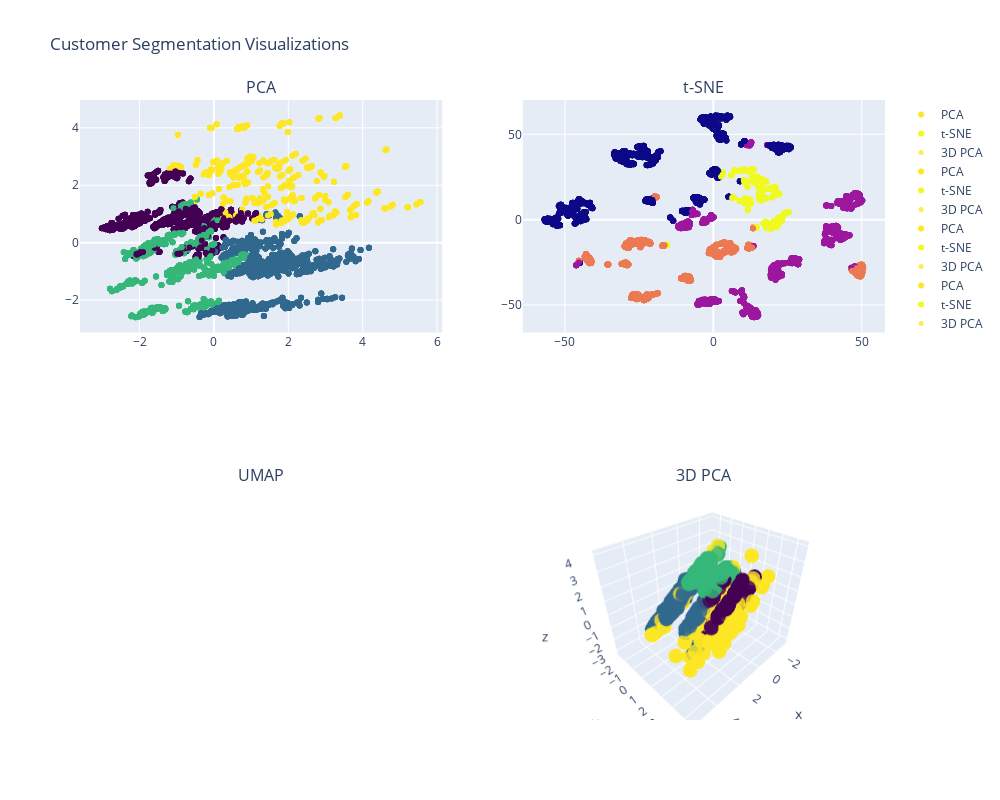

Source (notebook cell):
### Code cell
# Add PCA scatter plot
fig.add_trace(
    go.Scatter(
        x=X_pca[:, 0], y=X_pca[:, 1],
        mode='markers',
        marker=dict(color=kmeans_labels, colorscale='Viridis', showscale=False),
        name='PCA'
    ),
    row=1, col=1
)

# Add t-SNE scatter plot
fig.add_trace(
    go.Scatter(
        x=X_tsne[:, 0], y=X_tsne[:, 1],
        mode='markers',
        marker=dict(color=kmeans_labels, colorscale='Plasma', showscale=False),
        name='t-SNE'
    ),
    row=1, col=2
)

# Add UMAP scatter plot (Disabled - written as comment only)
# fig.add_trace(
#     go.Scatter(
#         x=X_umap[:, 0], y=X_umap[:, 1],
#         mode='markers',
#         marker=dict(color=kmeans_labels, colorscale='Rainbow', showscale=False),
#         name='UMAP'
#     ),
#     row=2, col=1
# )



fig.add_trace(
    go.Scatter3d(
        x=X_pca_3d[:, 0], y=X_pca_3d[:, 1], z=X_pca_3d[:, 2],
        mode='markers',
        marker=dict(size=5, color=kmeans_labels, colorscale='Viridis', opacity=0.8),
        name='3D PCA'
    ),
    row=2, col=2
)

fig.update_layout(height=800, width=1000, title_text="Customer Segmentation Visualizations")
fig.show()

### Figure 1 — Plotly figure (JSON) as saved in the notebook; plotly's stock layout.template omitted (floating-point values rounded to 4 significant figures; data arrays with more than 128 entries replaced by an {"elided": "..."} marker saying what was removed)
{"data": [{"marker": {"color": {"elided": "2000 int values"}, "colorscale": [[0, "#440154"], [0.1111, "#482878"], [0.2222, "#3e4989"], [0.3333, "#31688e"], [0.4444, "#26828e"], [0.5556, "#1f9e89"], [0.6667, "#35b779"], [0.7778, "#6ece58"], [0.8889, "#b5de2b"], [1, "#fde725"]], "showscale": false}, "mode": "markers", "name": "PCA", "type": "scatter", "x": {"elided": "2000 float values"}, "xaxis": "x", "y": {"elided": "2000 float values"}, "yaxis": "y"}, {"marker": {"color": {"elided": "2000 int values"}, "colorscale": [[0, "#0d0887"], [0.1111, "#46039f"], [0.2222, "#7201a8"], [0.3333, "#9c179e"], [0.4444, "#bd3786"], [0.5556, "#d8576b"], [0.6667, "#ed7953"], [0.7778, "#fb9f3a"], [0.8889, "#fdca26"], [1, "#f0f921"]], "showscale": false}, "mode": "markers", "name": "t-SNE", "type": "scatter", "x": {"elided": "2000 float values"}, "xaxis": "x2", "y": {"elided": "2000 float values"}, "yaxis": "y2"}, {"marker": {"color": {"elided": "2000 int values"}, "colorscale": [[0, "#440154"], [0.1111, "#482878"], [0.2222, "#3e4989"], [0.3333, "#31688e"], [0.4444, "#26828e"], [0.5556, "#1f9e89"], [0.6667, "#35b779"], [0.7778, "#6ece58"], [0.8889, "#b5de2b"], [1, "#fde725"]], "opacity": 0.8, "size": 5}, "mode": "markers", "name": "3D PCA", "scene": "scene", "type": "scatter3d", "x": {"elided": "2000 float values"}, "y": {"elided": "2000 float values"}, "z": {"elided": "2000 float values"}}, {"marker": {"color": {"elided": "2000 int values"}, "colorscale": [[0, "#440154"], [0.1111, "#482878"], [0.2222, "#3e4989"], [0.3333, "#31688e"], [0.4444, "#26828e"], [0.5556, "#1f9e89"], [0.6667, "#35b779"], [0.7778, "#6ece58"], [0.8889, "#b5de2b"], [1, "#fde725"]], "showscale": false}, "mode": "markers", "name": "PCA", "type": "scatter", "x": {"elided": "2000 float values"}, "xaxis": "x", "y": {"elided": "2000 float values"}, "yaxis": "y"}, {"marker": {"color": {"elided": "2000 int values"}, "colorscale": [[0, "#0d0887"], [0.1111, "#46039f"], [0.2222, "#7201a8"], [0.3333, "#9c179e"], [0.4444, "#bd3786"], [0.5556, "#d8576b"], [0.6667, "#ed7953"], [0.7778, "#fb9f3a"], [0.8889, "#fdca26"], [1, "#f0f921"]], "showscale": false}, "mode": "markers", "name": "t-SNE", "type": "scatter", "x": {"elided": "2000 float values"}, "xaxis": "x2", "y": {"elided": "2000 float values"}, "yaxis": "y2"}, {"marker": {"color": {"elided": "2000 int values"}, "colorscale": [[0, "#440154"], [0.1111, "#482878"], [0.2222, "#3e4989"], [0.3333, "#31688e"], [0.4444, "#26828e"], [0.5556, "#1f9e89"], [0.6667, "#35b779"], [0.7778, "#6ece58"], [0.8889, "#b5de2b"], [1, "#fde725"]], "opacity": 0.8, "size": 5}, "mode": "markers", "name": "3D PCA", "scene": "scene", "type": "scatter3d", "x": {"elided": "2000 float values"}, "y": {"elided": "2000 float values"}, "z": {"elided": "2000 float values"}}, {"marker": {"color": {"elided": "2000 int values"}, "colorscale": [[0, "#440154"], [0.1111, "#482878"], [0.2222, "#3e4989"], [0.3333, "#31688e"], [0.4444, "#26828e"], [0.5556, "#1f9e89"], [0.6667, "#35b779"], [0.7778, "#6ece58"], [0.8889, "#b5de2b"], [1, "#fde725"]], "showscale": false}, "mode": "markers", "name": "PCA", "type": "scatter", "x": {"elided": "2000 float values"}, "xaxis": "x", "y": {"elided": "2000 float values"}, "yaxis": "y"}, {"marker": {"color": {"elided": "2000 int values"}, "colorscale": [[0, "#0d0887"], [0.1111, "#46039f"], [0.2222, "#7201a8"], [0.3333, "#9c179e"], [0.4444, "#bd3786"], [0.5556, "#d8576b"], [0.6667, "#ed7953"], [0.7778, "#fb9f3a"], [0.8889, "#fdca26"], [1, "#f0f921"]], "showscale": false}, "mode": "markers", "name": "t-SNE", "type": "scatter", "x": {"elided": "2000 float values"}, "xaxis": "x2", "y": {"elided": "2000 float values"}, "yaxis": "y2"}, {"marker": {"color": {"elided": "2000 int values"}, "colorscale": [[0, "#440154"], [0.1111, "#482878"], [0.2222, "#3e4989"], [0.3333, "#31688e"], [0.4444, "#26828e"], [0.5556, "#1f9e89"], [0.6667, "#35b779"], [0.7778, "#6ece58"], [0.8889, "#b5de2b"], [1, "#fde725"]], "opacity": 0.8, "size": 5}, "mode": "markers", "name": "3D PCA", "scene": "scene", "type": "scatter3d", "x": {"elided": "2000 float values"}, "y": {"elided": "2000 float values"}, "z": {"elided": "2000 float values"}}, {"marker": {"color": {"elided": "2000 int values"}, "colorscale": [[0, "#440154"], [0.1111, "#482878"], [0.2222, "#3e4989"], [0.3333, "#31688e"], [0.4444, "#26828e"], [0.5556, "#1f9e89"], [0.6667, "#35b779"], [0.7778, "#6ece58"], [0.8889, "#b5de2b"], [1, "#fde725"]], "showscale": false}, "mode": "markers", "name": "PCA", "type": "scatter", "x": {"elided": "2000 float values"}, "xaxis": "x", "y": {"elided": "2000 float values"}, "yaxis": "y"}, {"marker": {"color": {"elided": "2000 int values"}, "colorscale": [[0, "#0d0887"], [0.1111, "#46039f"], [0.2222, "#7201a8"], [0.3333, "#9c179e"], [0.4444, "#bd3786"], [0.5556, "#d8576b"], [0.6667, "#ed7953"], [0.7778, "#fb9f3a"], [0.8889, "#fdca26"], [1, "#f0f921"]], "showscale": false}, "mode": "markers", "name": "t-SNE", "type": "scatter", "x": {"elided": "2000 float values"}, "xaxis": "x2", "y": {"elided": "2000 float values"}, "yaxis": "y2"}, {"marker": {"color": {"elided": "2000 int values"}, "colorscale": [[0, "#440154"], [0.1111, "#482878"], [0.2222, "#3e4989"], [0.3333, "#31688e"], [0.4444, "#26828e"], [0.5556, "#1f9e89"], [0.6667, "#35b779"], [0.7778, "#6ece58"], [0.8889, "#b5de2b"], [1, "#fde725"]], "opacity": 0.8, "size": 5}, "mode": "markers", "name": "3D PCA", "scene": "scene", "type": "scatter3d", "x": {"elided": "2000 float values"}, "y": {"elided": "2000 float values"}, "z": {"elided": "2000 float values"}}], "layout": {"annotations": [{"font": {"size": 16}, "showarrow": false, "text": "PCA", "x": 0.225, "xanchor": "center", "xref": "paper", "y": 1, "yanchor": "bottom", "yref": "paper"}, {"font": {"size": 16}, "showarrow": false, "text": "t-SNE", "x": 0.775, "xanchor": "center", "xref": "paper", "y": 1, "yanchor": "bottom", "yref": "paper"}, {"font": {"size": 16}, "showarrow": false, "text": "UMAP", "x": 0.225, "xanchor": "center", "xref": "paper", "y": 0.375, "yanchor": "bottom", "yref": "paper"}, {"font": {"size": 16}, "showarrow": false, "text": "3D PCA", "x": 0.775, "xanchor": "center", "xref": "paper", "y": 0.375, "yanchor": "bottom", "yref": "paper"}], "height": 800, "scene": {"domain": {"x": [0.55, 1], "y": [0, 0.375]}}, "title": {"text": "Customer Segmentation Visualizations"}, "width": 1000, "xaxis": {"anchor": "y", "domain": [0, 0.45]}, "xaxis2": {"anchor": "y2", "domain": [0.55, 1]}, "xaxis3": {"anchor": "y3", "domain": [0, 0.45]}, "yaxis": {"anchor": "x", "domain": [0.625, 1]}, "yaxis2": {"anchor": "x2", "domain": [0.625, 1]}, "yaxis3": {"anchor": "x3", "domain": [0, 0.375]}}}
